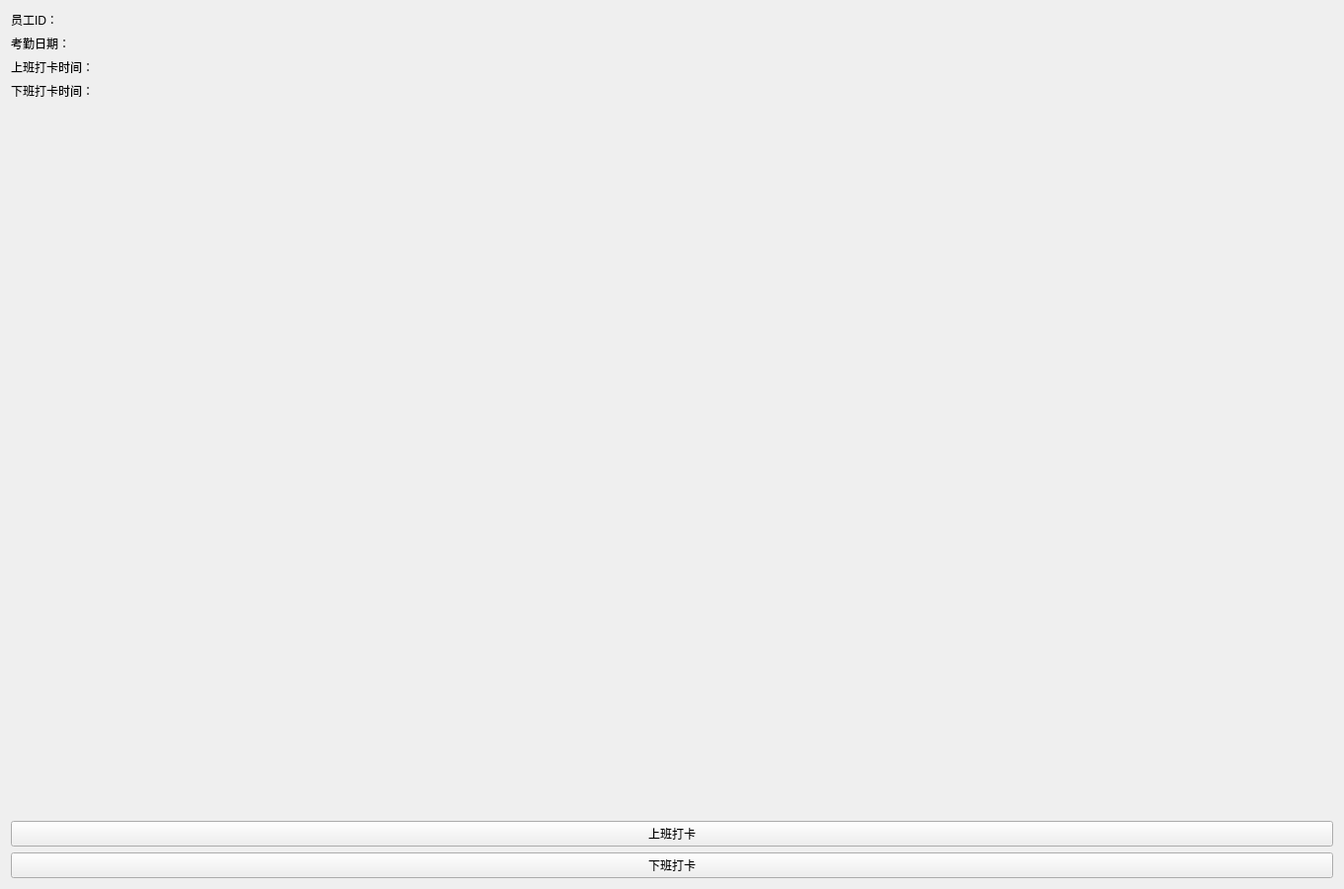
<?xml version="1.0" encoding="UTF-8"?>
<ui version="4.0">
 <class>AttendanceRecord</class>
 <widget class="QWidget" name="AttendanceRecord">
  <property name="geometry">
   <rect>
    <x>0</x>
    <y>0</y>
    <width>1360</width>
    <height>900</height>
   </rect>
  </property>
  <property name="windowTitle">
   <string>考勤记录</string>
  </property>
  <layout class="QVBoxLayout" name="verticalLayout">
   <item>
    <layout class="QFormLayout" name="formLayout">
     <item row="0" column="0">
      <widget class="QLabel" name="staffIdLabel">
       <property name="text">
        <string>员工ID：</string>
       </property>
      </widget>
     </item>
     <item row="0" column="1">
      <widget class="QLabel" name="staffIdValueLabel">
       <property name="text">
        <string/>
       </property>
      </widget>
     </item>
     <item row="1" column="0">
      <widget class="QLabel" name="attendanceDateLabel">
       <property name="text">
        <string>考勤日期：</string>
       </property>
      </widget>
     </item>
     <item row="1" column="1">
      <widget class="QLabel" name="attendanceDateValueLabel">
       <property name="text">
        <string/>
       </property>
      </widget>
     </item>
     <item row="2" column="0">
      <widget class="QLabel" name="checkInTimeLabel">
       <property name="text">
        <string>上班打卡时间：</string>
       </property>
      </widget>
     </item>
     <item row="2" column="1">
      <widget class="QLabel" name="checkInTimeValueLabel">
       <property name="text">
        <string/>
       </property>
      </widget>
     </item>
     <item row="3" column="0">
      <widget class="QLabel" name="checkOutTimeLabel">
       <property name="text">
        <string>下班打卡时间：</string>
       </property>
      </widget>
     </item>
     <item row="3" column="1">
      <widget class="QLabel" name="checkOutTimeValueLabel">
       <property name="text">
        <string/>
       </property>
      </widget>
     </item>
    </layout>
   </item>
   <item>
    <widget class="QPushButton" name="checkInButton">
     <property name="text">
      <string>上班打卡</string>
     </property>
    </widget>
   </item>
   <item>
    <widget class="QPushButton" name="checkOutButton">
     <property name="text">
      <string>下班打卡</string>
     </property>
    </widget>
   </item>
  </layout>
 </widget>
 <resources/>
 <connections/>
</ui>
